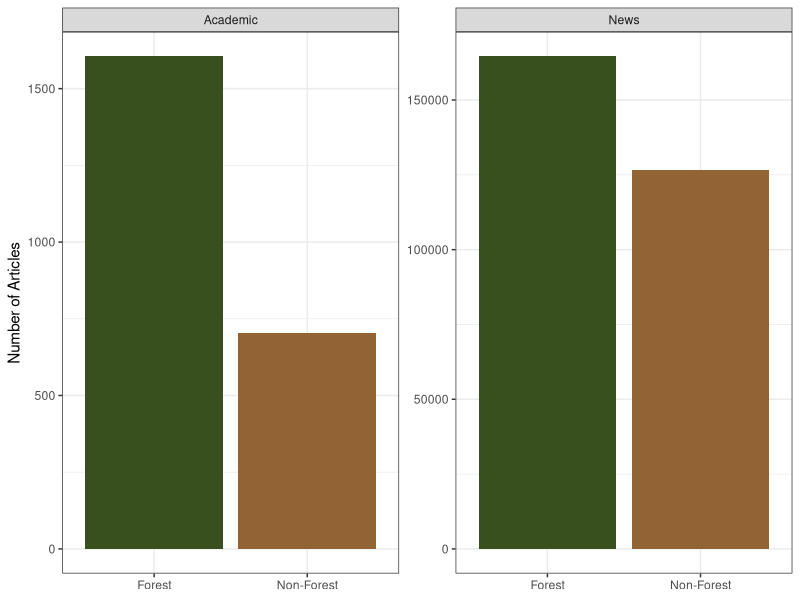
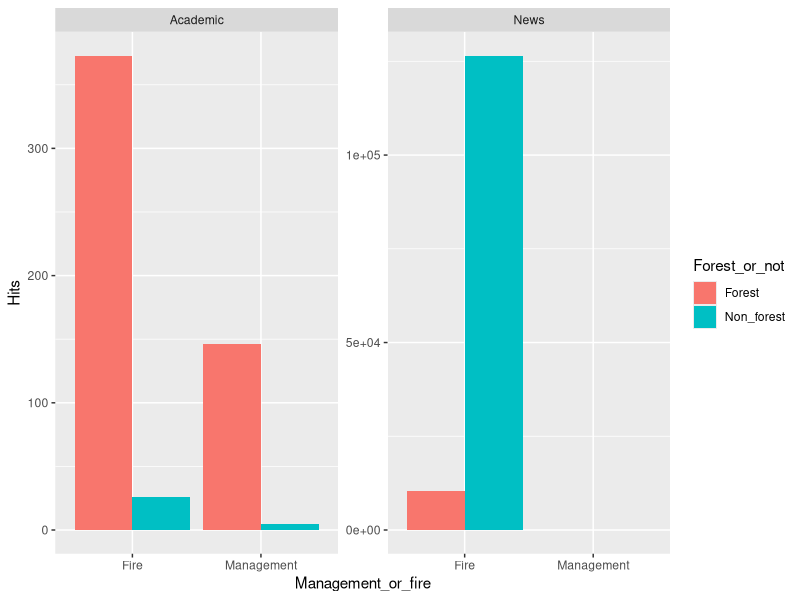
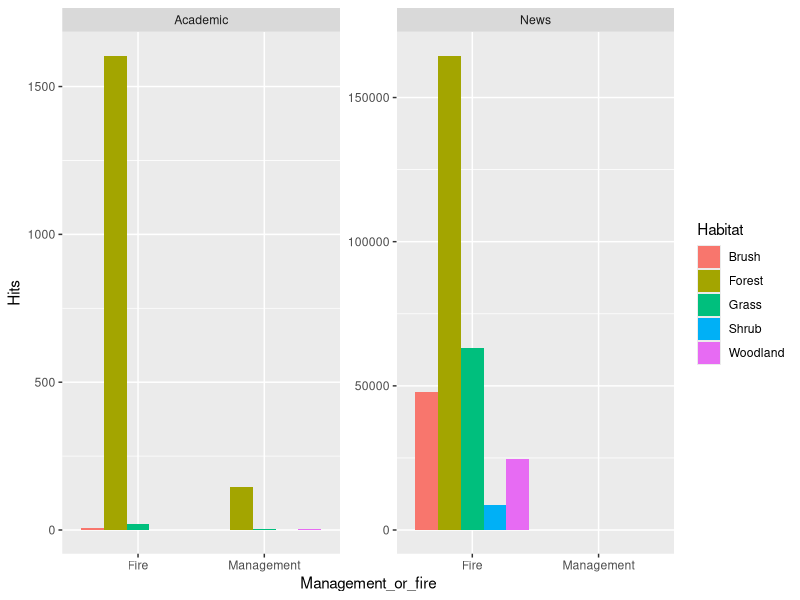
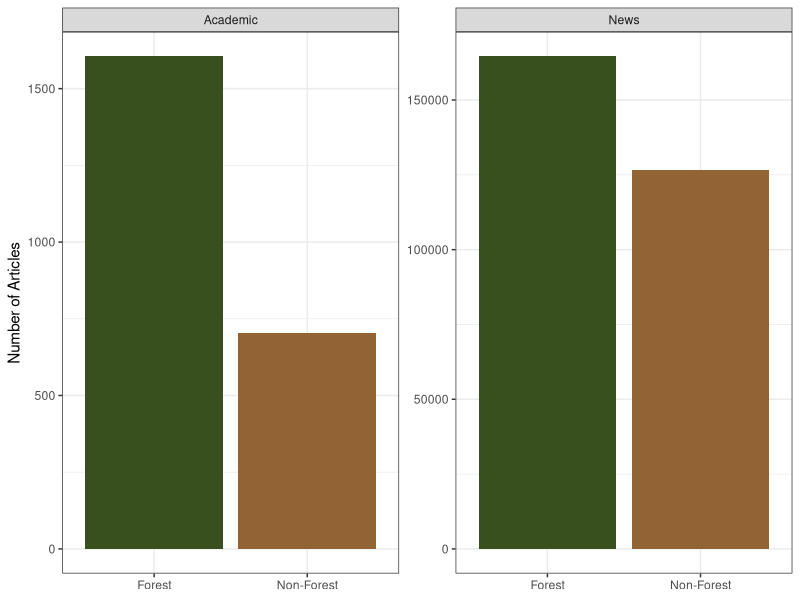

Here is the R script that generated these plots, in order:
library(tidyverse)

keywords <- read.csv("Media and literature keyword search (Oct 2020) - Record.csv")

head(keywords)

# filter to for rows of interest

# compare forest vs. non-forest in news and academic
forest_nonforest <- dplyr::filter(keywords, Index %in% c(43, 48, 49, 50)) 

ggplot(forest_nonforest, aes(y = Hits, x = Forest_or_not, fill = Forest_or_not)) +
    geom_bar(stat = "identity", position = "dodge") +
    facet_wrap(~Search_type, scales = "free") +
    theme_bw() +
    ylab("Number of Articles") +
    scale_fill_manual(values=c("#38501e", "#926433")) +
    scale_x_discrete(labels = c('Forest','Non-Forest')) +
    theme(legend.position = "none",
          axis.title.x = element_blank())
ggsave("keywordsearch.png", width = 5, height = 3)

########### old versions

# forest vs non forest
keywords_subset <- dplyr::filter(keywords, Index %in% c(1, 48, 6, 14,
                                                 29, 41, 34, 42))

ggplot(keywords_subset, aes(y = Hits, x = Management_or_fire, fill = Forest_or_not)) +
    geom_bar(stat = "identity", position = "dodge") +
    facet_wrap(~Search_type, scales = "free")

# split by habitat
keywords_subset2 <- dplyr::filter(keywords, Index <= 14 | Index >= 29) %>% 
    dplyr::filter(!is.na(Habitat))

ggplot(keywords_subset2, aes(y = Hits, x = Management_or_fire, fill = Habitat)) +
    geom_bar(stat = "identity", position = "dodge") +
    facet_wrap(~Search_type, scales = "free")
